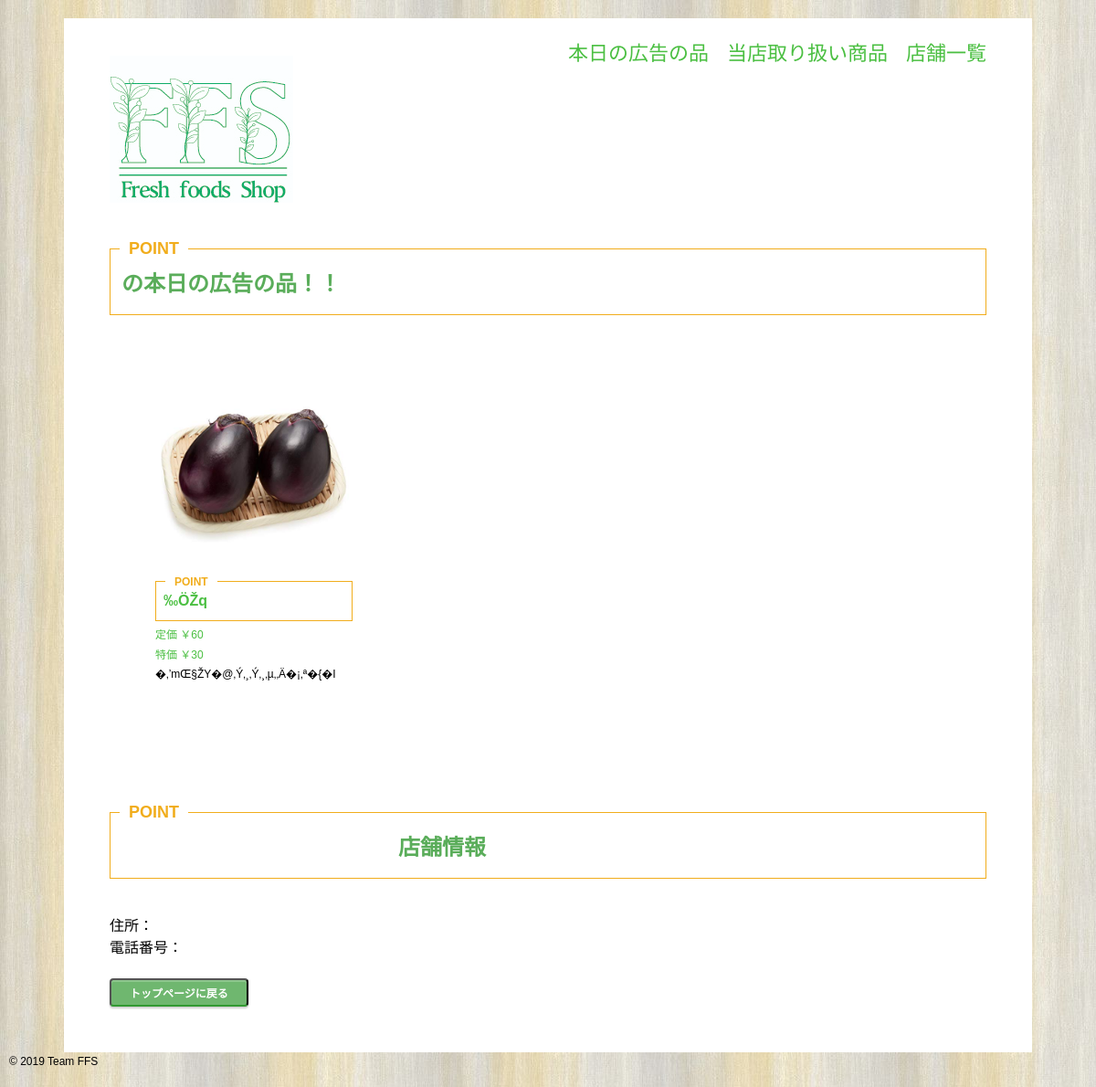
/shop_page.php?shop_id=1, run on the app's committed database.
### tables this page shows
CREATE TABLE IF NOT EXISTS sale (
  `sale_id` INT AUTO_INCREMENT NOT NULL,
  `sale_price` INT NOT NULL,
  `date` DATE NOT NULL,
  `shop_id` INT NOT NULL,
  `food_id` INT NOT NULL,
  PRIMARY KEY (`sale_id`),
  FOREIGN KEY(`food_id`) REFERENCES food (`food_id`),
  FOREIGN KEY(`shop_id`) REFERENCES shop (`shop_id`)
);

CREATE TABLE IF NOT EXISTS food (
  `food_id` INT AUTO_INCREMENT NOT NULL,
  `food_name` VARCHAR(100) NOT NULL,
  `food_price` INT NOT NULL,
  `picture` VARCHAR(300) NOT NULL,
  `txt` TEXT NOT NULL,
  `calorie` FLOAT NOT NULL,
  `protein` FLOAT,
  `lipid` FLOAT,
  `carb` FLOAT,
  `natrium` FLOAT,
  `kalium` FLOAT,
  `show_flag` INT NOT NULL,
  `genre_id` INT NOT NULL,
  PRIMARY KEY (`food_id`),
  FOREIGN KEY(`genre_id`) REFERENCES genre (`genre_id`)
);

### shop_page.php (called while the page is built, shortened)
<?php
    require_once("lib/view/view_shop_page.php");

### lib/model/SpecialPriceFood.php (called while the page is built, shortened)
<?php
class SpecialPriceFood
{
    private $dbh;
    public function __construct($dbh)
    {
        $this->dbh = $dbh;
    }
    public function getDataSaleFoodShoppArrayAtDate($date)
    {
        try {
            $sql = "SELECT *
                    FROM ffs_db.sale t1
                        INNER JOIN ffs_db.food t2
                            ON t1.food_id = t2.food_id
                        INNER JOIN ffs_db.shop t3
                            ON t1.shop_id = t3.shop_id
                    WHERE date = '{$date}';";
            $sth = $this->dbh->prepare($sql);
            $sth->execute();
            return $sth->fetchAll(PDO::FETCH_ASSOC);
        } catch (PDOException $e) {
            exit("SQL発行エラー：{$e->getMessage()}");
        }
    }
}

### lib/function.php (the view, shortened to what this page needs)
<?php
function h($str)
    {
        return htmlspecialchars($str, ENT_QUOTES, "UTF-8");
    }
function ph($str)
{
    print h($str);
}

### lib/view/view_shop_page.php (shortened to what this page needs)
<!DOCTYPE html>
<html lang="ja">
<head>
<link rel="stylesheet" href="lib/css/style-pc.css">
</head>
<body>
<div class="wrapper">
<header class="header_top_page">
<div class="title">
  <h1><a href="TopPage.php"><img src="lib/images/ffs.jpg" alt="FFS"></a></h1>
</div>
<nav class="navigation_main">
<ul>
<li><a href="">本日の広告の品</a></li>
<li><a href="">当店取り扱い商品</a></li>
<li><a href="">店舗一覧</a></li>
</ul>
</nav>
</header>
<div class="content">
  <main>
  <h2><font color="#5AAD5A"><?php ph($_GET["shop_name"]);?>の本日の広告の品！！</font></h2>
  <article>
  <?php
        require_once("lib/function.php");
        $dbh = connectDb();
?>
<?php require_once("lib/model/SpecialPriceFood.php");
    $special_price_food = new SpecialPriceFood($dbh);
    $today = date("Y-m-d");
    $special_price_food_today_list = $special_price_food->getDataSaleFoodShoppArrayAtDate($today);
    ?>
        <div class="">
        <?php foreach ($special_price_food_today_list as $special_price_food_today) { ?>
          <?php if($_GET["shop_id"]==$special_price_food_today["shop_id"]){?>
              <section class="section_top_page">
              <a href="food_page.php?food_id=<?php ph($special_price_food_today["food_id"]); ?>">
                <img src="lib/images/<?php ph($special_price_food_today["picture"]); ?>" alt="<?php ph($special_price_food_today["food_name"]);?>の画像" width="300" height="300">
                <h2><?php ph($special_price_food_today["food_name"]); ?></h2>
                <p>定価 ￥<?php ph($special_price_food_today["food_price"]); ?></p>
                <p>特価 ￥<?php ph($special_price_food_today["sale_price"]); ?></p>
              </a>
              <p><?php ph($special_price_food_today["txt"]); ?></p>
              </section>
        <?php }?>
        <?php }?>
      <br>
      </div>
    </article>
<?php
     require_once("lib/function.php");
?>
<div>
    <article>
    <br>
    <br>
    <br>
    <br>
    <br>
    <br>
    <br>
    <br>
    <br>
    <br>
    <br>
    <br>
    <br>
    <br>
    <br>
    <br>
    <br>
    <br>
    <br>
    <br>
    <br>
    <br>
    <br>
    <br>
    <br>
    <br>
    <br>
      <h2><font color="#5AAD5A">店舗情報</font></h2>
      <div class="box_shop">
        <?php for($i=0;$i<1000;$i++){
            switch($_GET['shop_id']){
              case $i:?>
              <div class="box_shop">
          <?php ph($_GET["shop_name"]);?></td><br>
          住所：<?php ph($_GET['address'])?><br>
          電話番号：<?php ph($_GET['tel'])?><br>
          </div>
            <?php break;}
          }?>
      </div>
    </article>
    <br>
    <a href="TopPage.php"><button class="btn">トップページに戻る</button></a>
</main>
</div>
</div>
<small>&copy; 2019 Team FFS </small>
</body>
</html>

### data on the page
sale: food.picture (picture), food.food_name "‰ÖŽq 60 30 �‚’mŒ§ŽY�@‚Ý‚¸‚Ý‚¸‚µ‚­‚Ä�¡‚ª�{�I"
